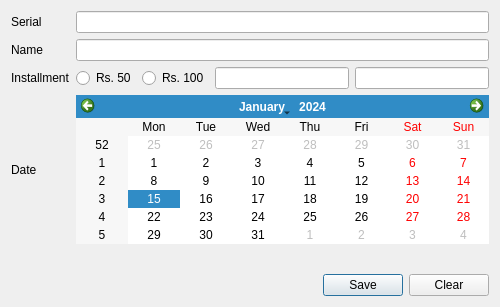
<?xml version="1.0" encoding="UTF-8"?>
<ui version="4.0">
 <class>DebtorInstallmentDialog</class>
 <widget class="QDialog" name="DebtorInstallmentDialog">
  <property name="geometry">
   <rect>
    <x>0</x>
    <y>0</y>
    <width>500</width>
    <height>307</height>
   </rect>
  </property>
  <property name="windowTitle">
   <string>Dialog</string>
  </property>
  <layout class="QGridLayout" name="gridLayout">
   <item row="0" column="0">
    <widget class="QLabel" name="label">
     <property name="text">
      <string>Serial</string>
     </property>
    </widget>
   </item>
   <item row="0" column="1" colspan="4">
    <widget class="QLineEdit" name="serialEdit">
     <property name="alignment">
      <set>Qt::AlignRight|Qt::AlignTrailing|Qt::AlignVCenter</set>
     </property>
    </widget>
   </item>
   <item row="1" column="0">
    <widget class="QLabel" name="label_2">
     <property name="text">
      <string>Name</string>
     </property>
    </widget>
   </item>
   <item row="1" column="1" colspan="4">
    <widget class="QLineEdit" name="nameEdit"/>
   </item>
   <item row="2" column="0">
    <widget class="QLabel" name="label_3">
     <property name="text">
      <string>Installment</string>
     </property>
    </widget>
   </item>
   <item row="2" column="1">
    <widget class="QRadioButton" name="fiftyRadio">
     <property name="text">
      <string>Rs. 50</string>
     </property>
    </widget>
   </item>
   <item row="2" column="2">
    <widget class="QRadioButton" name="hundredRadio">
     <property name="text">
      <string>Rs. 100</string>
     </property>
    </widget>
   </item>
   <item row="2" column="3">
    <widget class="QLineEdit" name="installmentEdit"/>
   </item>
   <item row="2" column="4">
    <widget class="QLineEdit" name="amountEdit">
     <property name="readOnly">
      <bool>true</bool>
     </property>
    </widget>
   </item>
   <item row="3" column="0">
    <widget class="QLabel" name="label_4">
     <property name="text">
      <string>Date</string>
     </property>
    </widget>
   </item>
   <item row="3" column="1" colspan="4">
    <widget class="QCalendarWidget" name="dateCalendar">
     <property name="sizePolicy">
      <sizepolicy hsizetype="Preferred" vsizetype="Fixed">
       <horstretch>0</horstretch>
       <verstretch>0</verstretch>
      </sizepolicy>
     </property>
    </widget>
   </item>
   <item row="4" column="3">
    <spacer name="verticalSpacer">
     <property name="orientation">
      <enum>Qt::Vertical</enum>
     </property>
     <property name="sizeHint" stdset="0">
      <size>
       <width>20</width>
       <height>4</height>
      </size>
     </property>
    </spacer>
   </item>
   <item row="5" column="0" colspan="5">
    <layout class="QHBoxLayout" name="horizontalLayout">
     <item>
      <spacer name="horizontalSpacer">
       <property name="orientation">
        <enum>Qt::Horizontal</enum>
       </property>
       <property name="sizeHint" stdset="0">
        <size>
         <width>40</width>
         <height>20</height>
        </size>
       </property>
      </spacer>
     </item>
     <item>
      <widget class="QPushButton" name="saveButton">
       <property name="text">
        <string>Save</string>
       </property>
      </widget>
     </item>
     <item>
      <widget class="QPushButton" name="clearButton">
       <property name="text">
        <string>Clear</string>
       </property>
      </widget>
     </item>
    </layout>
   </item>
  </layout>
 </widget>
 <tabstops>
  <tabstop>serialEdit</tabstop>
  <tabstop>nameEdit</tabstop>
  <tabstop>fiftyRadio</tabstop>
  <tabstop>hundredRadio</tabstop>
  <tabstop>installmentEdit</tabstop>
  <tabstop>amountEdit</tabstop>
  <tabstop>dateCalendar</tabstop>
  <tabstop>saveButton</tabstop>
  <tabstop>clearButton</tabstop>
 </tabstops>
 <resources/>
 <connections/>
</ui>
